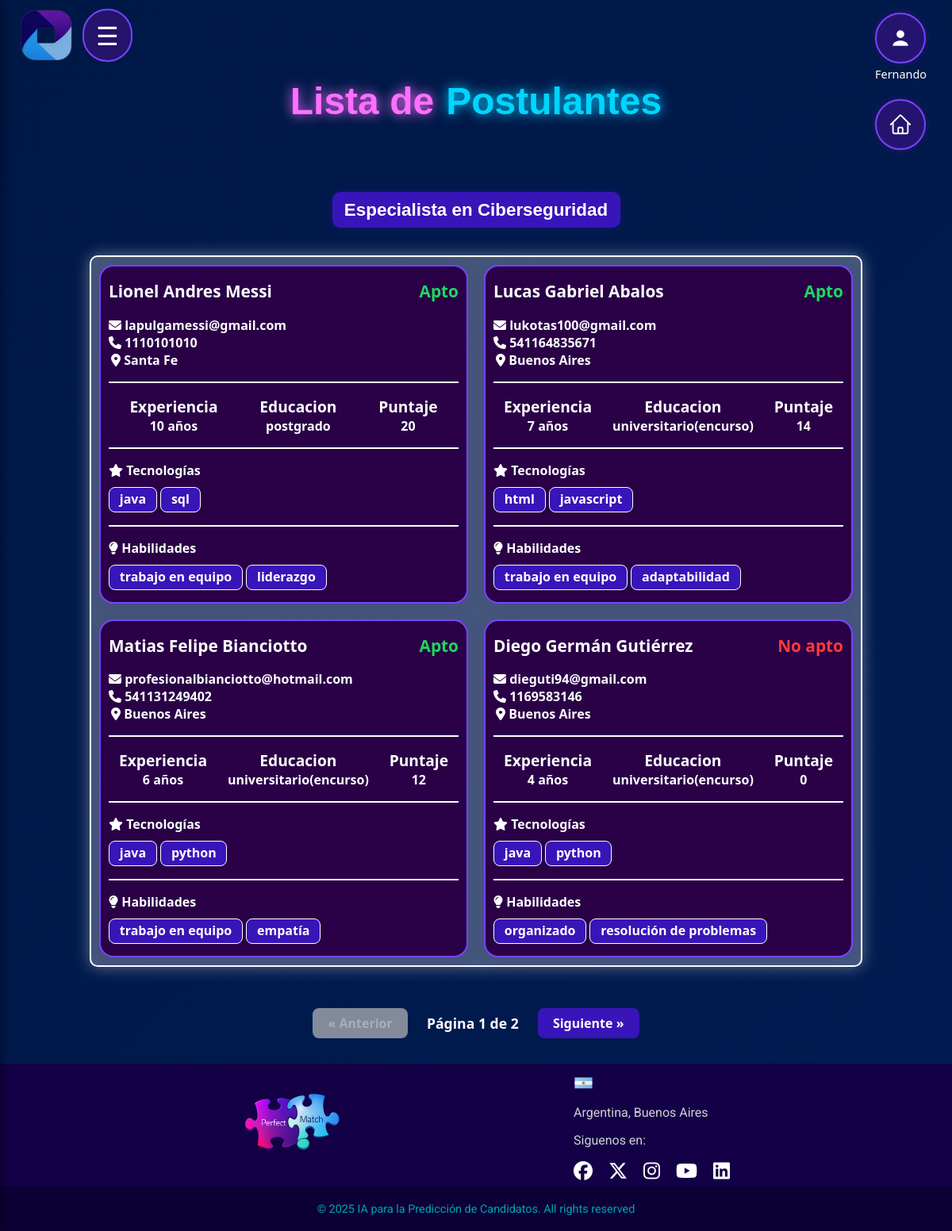
/postulantes (signed in), run on the app's committed database.
### app.py (models this page shows)
class Candidato(db.Model):
    __tablename__ = "candidato"
    id = db.Column(db.String, primary_key=True)  # Usamos el correo como ID único
    nombre = db.Column(db.String(100), nullable=False)
    apellido = db.Column(db.String(100), nullable=False)
    mail = db.Column(db.String(100), nullable=False, unique=True)
    telefono = db.Column(db.String(50), nullable=False)
    ubicacion = db.Column(db.String(100), nullable=False)
    experiencia = db.Column(db.Integer, nullable=True)
    idedu = db.Column(db.Integer, db.ForeignKey("educacion.idedu"), nullable=True)
    idtec = db.Column(db.Integer, db.ForeignKey("tecnologia.idtec"), nullable=True)
    idtec2 = db.Column(db.Integer, db.ForeignKey("tecnologia2.idtec2"), nullable=True)
    idhab = db.Column(db.Integer, db.ForeignKey("habilidad.idhab"), nullable=True)
    idhab2 = db.Column(db.Integer, db.ForeignKey("habilidad2.idhab2"), nullable=True)
    postulaciones = db.relationship("Postulacion", back_populates="candidato", cascade="all, delete-orphan")

class Educacion(db.Model):
    __tablename__ = 'educacion'
    idedu = db.Column(db.Integer, primary_key=True)
    nombre = db.Column(db.String(100), nullable=False, unique=True)

class Tecnologia(db.Model):
    __tablename__ = 'tecnologia'
    idtec = db.Column(db.Integer, primary_key=True)
    nombre = db.Column(db.String(100), nullable=False, unique=True)

class Tecnologia2(db.Model):
    __tablename__ = 'tecnologia2'
    idtec2 = db.Column(db.Integer, primary_key=True)
    nombre = db.Column(db.String(100), nullable=False, unique=True)

class Habilidad(db.Model):
    __tablename__ = 'habilidad'
    idhab = db.Column(db.Integer, primary_key=True)
    nombre = db.Column(db.String(100), nullable=False, unique=True)

class Habilidad2(db.Model):
    __tablename__ = 'habilidad2'
    idhab2 = db.Column(db.Integer, primary_key=True)
    nombre = db.Column(db.String(100), nullable=False, unique=True)

### app.py (the view, shortened to what this page needs)
@app.route("/postulantes")
@login_required(roles=["Admin_RRHH", "Supervisor"])
def postulantes():
    idOfer = request.args.get("idOfer")
    filtro = request.args.get("filtro")
    page = int(request.args.get("page", 1))
    per_page = 4
    ofertas = OfertaLaboral.query.all()
    if not idOfer:
        idOfer = request.form.get("idOfer") if request.method == "POST" else request.args.get("idOfer")
        if not idOfer and ofertas:
            idOfer = ofertas[0].idOfer
    ofertas_cerradas = OfertaLaboral.query.filter(
        OfertaLaboral.fecha_cierre <= datetime.now(), OfertaLaboral.estado == "Activa"
    ).all()
    for oferta in ofertas_cerradas:
        oferta.estado = "Cerrada"
        db.session.add(oferta)
        predecir_postulantes_automatica(oferta.idOfer)
        asignar_puntajes_automatica(oferta.idOfer)
        enviar_correos_automatica(oferta.idOfer)
    db.session.commit()
    postulaciones = Postulacion.query.filter_by(idOfer=idOfer).order_by(Postulacion.puntaje.desc()).all() if idOfer else Postulacion.query.order_by(Postulacion.puntaje.desc()).all()
    educacion_map = {edu.idedu: edu.nombre for edu in Educacion.query.all()}
    tecnologia_map = {tec.idtec: tec.nombre for tec in Tecnologia.query.all()}
    habilidad_map = {hab.idhab: hab.nombre for hab in Habilidad.query.all()}
    tecnologia2_map = {tec2.idtec2: tec2.nombre for tec2 in Tecnologia2.query.all()}
    habilidad2_map = {hab2.idhab2: hab2.nombre for hab2 in Habilidad2.query.all()}
    lista_postulantes = []
    for p in postulaciones:
        lista_postulantes.append({
            "nombre": p.candidato.nombre,
            "apellido": p.candidato.apellido,
            "email": p.candidato.mail,
            "telefono": p.candidato.telefono,
            "ubicacion": p.candidato.ubicacion,
            "experiencia": p.experiencia,
            "educacion": educacion_map.get(p.idedu, ""),
            "puntaje": p.puntaje,
            "tecnologias": [
                tecnologia_map.get(p.idtec, ""),
                tecnologia2_map.get(p.idtec2, "")
            ],
            "habilidades": [
                habilidad_map.get(p.idhab, ""),
                habilidad2_map.get(p.idhab2, "")
            ],
            "apto": "Apto" if p.aptitud is True else ("No apto" if p.aptitud is False else "Sin revisar"),
            "oferta": p.oferta.nombre if p.oferta else ""
        })
    if filtro == "apto":
        lista_postulantes = [p for p in lista_postulantes if p["apto"] == "Apto"]
    total = len(lista_postulantes)
    total_pages = max(1, ceil(total / per_page))
    start = (page - 1) * per_page
    end = start + per_page
    postulantes_pagina = lista_postulantes[start:end]
    return render_template(
    "postulantes.html",
    postulantes=postulantes_pagina,
    ofertas=OfertaLaboral.query.all(),
    idOfer=idOfer,
    page=page,
    total_pages=total_pages
)

### app.py (called while the page is built)
def login_required(roles=None):
    def decorator(f):
        @wraps(f)
        def wrapped(*args, **kwargs):
            if 'username' not in session:
                return redirect(url_for('login'))
            if roles and session.get('type') not in roles:
                return "Acceso no autorizado"
            return f(*args, **kwargs)
        return wrapped
    return decorator

### templates/postulantes.html (shortened to what this page needs)
<!DOCTYPE html>
<html lang="es">
<head>
  <link rel="stylesheet" href="{{ url_for('static', filename='postulantes.css') }}">
  <link rel="stylesheet" href="{{ url_for('static', filename='css/header_general.css') }}">
  <link rel="stylesheet" href="{{ url_for('static', filename='css/menu.css') }}">
  <link rel="stylesheet" href="{{ url_for('static', filename='css/footer.css') }}">
  <link rel="stylesheet" href="{{ url_for('static', filename='css/fragments/particles.css') }}">
  <link rel="stylesheet" href="{{ url_for('static', filename='css/fragments/titles.css') }}">
  <link rel="stylesheet" href="https://cdnjs.cloudflare.com/ajax/libs/font-awesome/6.5.0/css/all.min.css">
</head>
<body>
  {% include "fragments/particles.html" %}
  {% include "layout/header_general.html" %}
  {% include "layout/menu.html" %}
  <h1><p class="title-perfect-violet">Lista de </p><p class="title-match-blue">Postulantes</p></h1>
  <form method="get" action="{{ url_for('postulantes') }}" style = "background-color: transparent; border: 0; box-shadow: none;" >
    <select name="idOfer" class="custom-select" onchange="this.form.submit()">
      {% for oferta in ofertas %}
      <option style="background-color: #3815b8 !important; color: white;" value="{{ oferta.idOfer }}" {% if
        oferta.idOfer|string==idOfer|string %}selected{% endif %}>
        {{ oferta.nombre }}
      </option>
      {% endfor %}
    </select>
  </form>
  {% if postulantes|length == 0 %}
    <div class="no-candidatos-msg">
      No hay candidatos disponibles para esta oferta.
    </div>
  {% else %}
  <div class="cards-container">
    {% for postulante in postulantes %}
    <div class="postulante-card">
      <div class="card-header">
        <h2>{{ postulante.nombre }} {{ postulante.apellido }}
        <span class="aptitud-label {% if postulante.apto == 'Apto' %}apto{% elif postulante.apto == 'No apto' %}noapto{% else %}sinrevisar{% endif %}">
          {{ postulante.apto }}
        </span>
        </h2>
        <div class="card-contact">
          <i class="fa-solid fa-envelope icono-card"></i> {{ postulante.email }}<br>
          <i class="fa-solid fa-phone"></i> {{ postulante.telefono }}<br>
          <i class="fa-solid fa-location-dot"></i> {{ postulante.ubicacion }}
        </div>
      </div>
      <hr>
      <div class="card-info-row">
        <section class="info-section">
          <span class="info-label">Experiencia</span>
          <span>{{ postulante.experiencia }} años</span>
        </section>
        <section class="info-section">
          <span class="info-label">Educacion</span>
          <span>{{ postulante.educacion }}</span>
        </section>
        <section class="info-section">
          <span class="info-label">Puntaje</span>
          <span>{{ postulante.puntaje }}</span>
        </section>
      </div>
      <hr>
      <div class="card-tec">
        <i class="fa-solid fa-star icono-card"></i>
        <span class="tec-label">Tecnologías</span>
        <div class="tec-tags">
          {% for tec in postulante.tecnologias %}
            <span class="tag">{{ tec }}</span>
          {% endfor %}
        </div>
      </div>
      <hr>
      <div class="card-hab">
        <i class="fa-solid fa-lightbulb icono-card"></i>
        <span class="hab-label">Habilidades</span>
        <div class="hab-tags">
          {% for hab in postulante.habilidades %}
            <span class="tag">{{ hab }}</span>
          {% endfor %}
        </div>
      </div>
    </div>
    {% endfor %}
  </div>
{% endif %}
  <div class="pagination">
  <a href="{% if page > 1 %}{{ url_for('postulantes', idOfer=idOfer, page=page-1) }}{% else %}#{% endif %}"
     class="page-btn{% if page <= 1 %} disabled{% endif %}"
     {% if page <= 1 %}tabindex="-1" aria-disabled="true"{% endif %}>
    &laquo; Anterior
  </a>
  <span class="page-info">Página {{ page }} de {{ total_pages }}</span>
  <a href="{% if page < total_pages %}{{ url_for('postulantes', idOfer=idOfer, page=page+1) }}{% else %}#{% endif %}"
     class="page-btn{% if page >= total_pages %} disabled{% endif %}"
     {% if page >= total_pages %}tabindex="-1" aria-disabled="true"{% endif %}>
    Siguiente &raquo;
  </a>
</div>
  {% include "layout/footer.html" %}
</body>
</html>

### static/postulantes.css (style rules this page uses)
html { background: #5A189A; }
body { display: flex; flex-direction: column; justify-content: center; align-items: center; min-height: 100vh; margin: 0; padding: 0; font-family: 'Segoe UI', sans-serif; background: linear-gradient(135deg, #001847, #011d55, #2a0047, #390061); background-size: 400% 400%; animation: gradient 15s ease infinite; }
h1 { font-family: "Erica One", sans-serif; font-size: 3rem; width: fit-content; text-align: center; border-radius: 32px; border: none; color: #fefefe; text-shadow: -3px 3px 0px #49007e, 3px -3px 0px #2f00d9; transition: all 0.3s ease-in-out; min-width: 100%; display: flex; align-items: center; justify-content: center; gap: 15px; margin-top: 5rem; padding: 0; position: relative; }
form { animation: elevar 2s ease-out forwards; margin: 3rem auto 4rem auto; padding: 0; border-radius: 25px; width: 50%; text-align: center; color: #ffffff; background-color: rgba(255, 255, 255, 0.267); background-size: 400% 400%; border: 2px solid #ffffff; box-shadow: 0 0 20px rgba(255, 255, 255, 0.4); margin-bottom: 5px; }
input, select, button { text-decoration: none; color: rgba(255, 255, 255, 0.8); font-size: 1.2rem; font-weight: bold; margin: 10px auto; padding: 12px 14px; border-radius: 8px; background-color: rgba(255, 255, 255, 0.2); border: none; transition: all 0.3s ease-in-out; width: 180px; }
.custom-select { margin-top: -8rem !important; background-color: #3815b8; color: white; border-radius: 10px; padding: 10px 15px; font-size: 1.4rem; appearance: none; -webkit-appearance: none; -moz-appearance: none; cursor: pointer; text-align: center; text-align-last: center; box-shadow: 0 0 10px rgba(56, 21, 184, 0.4); transition: background-color 0.3s ease, box-shadow 0.3s ease; width: fit-content; min-width: 200px; max-width: 100%; }
.custom-select option { background-color: #3815b8; color: white; text-align: center; }
.cards-container { width: 100%; max-width: 950px; margin: 20px auto; display: grid; grid-template-columns: repeat(2,1fr); gap: 20px; background-color: rgba(255, 255, 255, 0.267); padding: 10px; border-radius: 10px; border: 2px solid #ffffff; box-shadow: 0 0 20px rgba(255, 255, 255, 0.4); animation: elevar 2s ease-out forwards; }
.postulante-card { background-color: #2a0047; border: 2px solid #7644ff; padding: 0 10px; border-radius: 18px; box-shadow: 0 2px 16px rgba(90,24,154,0.15); color: #fff; min-width: 0; font-weight: bold; transition: box-shadow 0.3s; }
.card-header h2 { display: flex; justify-content: space-between; font-size: 1.3rem; }
.aptitud-label { font-weight:bolder ; }
.aptitud-label.apto { color: #1ed760; }
.aptitud-label.noapto { color: #ff3b3b; }
.fa-location-dot { padding-left: 3px; }
hr { border: none; border-top: 2px solid #fff; margin: 1rem 0; }
.card-info-row { display: flex; justify-content: space-around; text-align: center; }
.info-section { display: flex; flex-direction: column; }
.info-label { font-size: 1.2rem; }
.tec-tags { padding-top: 10px; }
.hab-tags { padding: 10px 0 15px; }
.tag { background-color:#3815b8; color: #fff; border-radius: 8px; padding: 0.2em 0.8em 0.3em; font-size: 1rem; display: inline-block; border: 1px solid #fff; }
.pagination { display: flex; justify-content: center; align-items: center; gap: 1.5em; margin: 2em 0 2em 0; }
.page-btn { background: #3815b8; color: #fff; padding: 0.5em 1.2em; border-radius: 8px; text-decoration: none; font-weight: bold; transition: background 0.2s; cursor: pointer; opacity: 1; pointer-events: auto; }
.page-btn.disabled, .page-btn[aria-disabled="true"] { background: #bbb; color: #eee; cursor: not-allowed; pointer-events: none; opacity: 0.7; }
.page-info { color: #ffffff; font-weight: bold; font-size: 1.1em; }

### static/css/footer.css (style rules this page uses)
html, body { scrollbar-width: thin; scrollbar-color: #7644ff #1a085a; }

### static/css/fragments/titles.css (style rules this page uses)
.title-perfect-violet { color: #ff6fff; text-shadow: 0 0 15px #ff6fff; animation: fadeInUp 1s ease-out 0.4s both; margin: 20px 0; }
.title-match-blue { color: #00d4ff; text-shadow: 0 0 15px #00d4ff; animation: fadeInRight 1s ease-out 0.6s both; margin: 20px 0; }

### data on the page
Candidato: nombre "Lionel Andres", apellido "Messi", email "lapulgamessi@gmail.com", telefono "1110101010", ubicacion "Santa Fe"
Educacion: educacion "postgrado"
Tecnologia: nombre "java"
Tecnologia2: nombre "sql"
Habilidad: nombre "trabajo en equipo"
Habilidad2: nombre "liderazgo"
Candidato: nombre "Lucas Gabriel", apellido "Abalos", email "lukotas100@gmail.com", telefono "541164835671", ubicacion "Buenos Aires"
Educacion: educacion "universitario(encurso)" "universitario(encurso)" "universitario(encurso)"
Tecnologia: nombre "html"
Tecnologia2: nombre "javascript"
Habilidad2: nombre "adaptabilidad"
Candidato: nombre "Matias Felipe", apellido "Bianciotto", email "profesionalbianciotto@hotmail.com", telefono "541131249402", ubicacion "Buenos Aires"
Tecnologia2: nombre "python"
Habilidad2: nombre "empatía"
Candidato: nombre "Diego Germán", apellido "Gutiérrez", email "dieguti94@gmail.com", telefono "1169583146", ubicacion "Buenos Aires"
Habilidad: nombre "organizado"
Habilidad2: nombre "resolución de problemas"

### other printed values
{{ session.get('username') }} "Fernando"
{{ postulante.apto }} "Apto" "Apto" "Apto" "No apto"
{{ postulante.experiencia }} "10" "7" "6" "4"
{{ postulante.puntaje }} "20" "14" "12" "0"
{{ page }} "1"
{{ total_pages }} "2"
form field idOfer "Especialista en Ciberseguridad"
